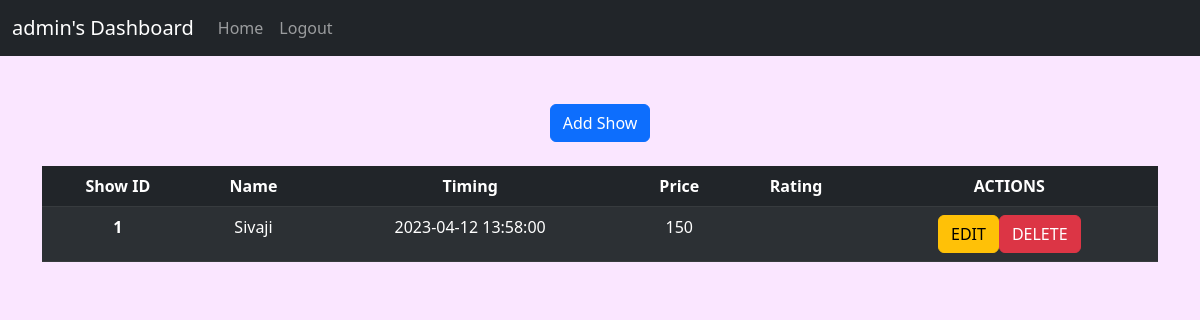
Page /manage_shows (signed in) on the earlier database version.
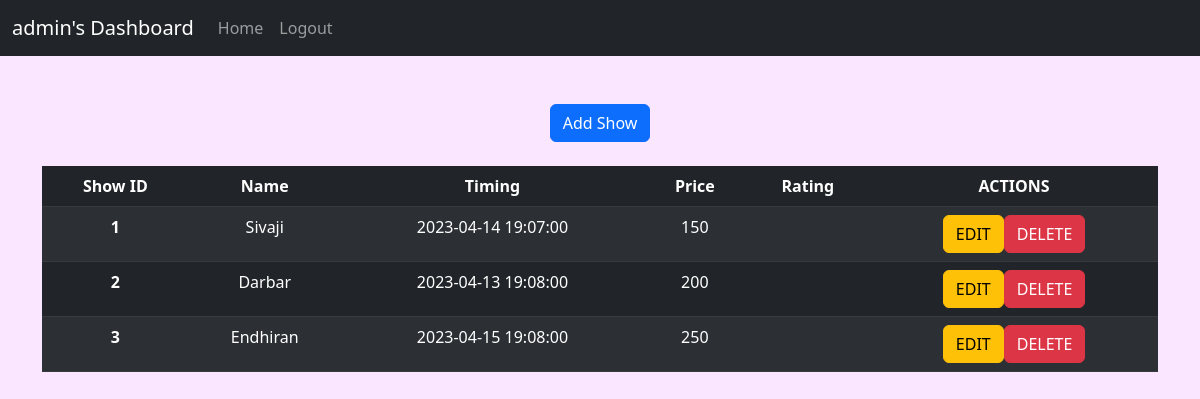
Same page on the later database version.
### app/models.py (models this page shows, shortened)
class User(UserMixin,db.Model):
    id = db.Column(db.Integer, primary_key = True)
    username = db.Column(db.String(32), unique = True, nullable = False)
    password_hash = db.Column(db.String(128) , nullable = False)
    bookings = db.relationship('Booking', backref = 'user', lazy = 'dynamic')

class Show(db.Model):
    id = db.Column(db.Integer, primary_key = True)
    name = db.Column(db.String(32), index = True, nullable = False)
    caption = db.Column(db.String(128))
    timing = db.Column(db.DateTime, index = True, nullable = False)
    price = db.Column(db.Integer, index = True, nullable = False)
    pic = db.Column(db.LargeBinary)
    tags = db.relationship('Tag', backref = 'show', lazy = 'dynamic', cascade = 'all, delete')
    bookings = db.relationship('Booking', backref = 'show', lazy = 'dynamic', cascade = 'all, delete')
    __table_args__ = (UniqueConstraint('name', 'timing', name='u_venue_name_loc'),)

### app/routes.py (the view)
    def wrapper_func(*args, **kwargs):
        if current_user.username != "admin":
            flash("Access denied. No admin privileges for {}".format(current_user.username))
            return redirect(url_for('index'))
        else:
            return my_route(*args, **kwargs)

### app/models.py (called while the page is built)
@login.user_loader
def load_user(id):
    return User.query.get(int(id))

### app/routes.py (called while the page is built)
def check_admin_decor(my_route):
    def wrapper_func(*args, **kwargs):
        if current_user.username != "admin":
            flash("Access denied. No admin privileges for {}".format(current_user.username))
            return redirect(url_for('index'))
        else:
            return my_route(*args, **kwargs)
    wrapper_func.__name__ = my_route.__name__
    return wrapper_func

@app.route('/manage_shows')
@login_required
@check_admin_decor
def manage_shows():
    return render_template('manage_shows.html', title = 'Manage Shows', shows = Show.query.all())

### app/templates/manage_shows.html (shortened to what this page needs)
{% extends "base.html" %}
{% block content %}
<div class = "container">
    <div class="d-flex justify-content-center mb-4">
        <a href="{{url_for('create_show')}}">
            <button type="button" class="btn btn-primary">Add Show</button>
        </a>
    </div>
    <table class="table table-dark table-striped">
        <thead>
          <tr>
            <th scope="col">Show ID</th>
            <th scope="col">Name</th>
            <th scope="col">Timing</th>
            <th scope="col">Price</th>
            <th scope="col">Rating</th>
            <th scope="col">ACTIONS</th>
          </tr>
        </thead>
        <tbody>
        {% for show in shows %}
            <tr>
            <th scope="row">{{show.id}}</th>
            <td>{{show.name}}</td>
            <td>{{show.timing}}</td>
            <td>{{show.price}}</td>
            <td>{{show.rating}}</td>
            <td>
                <div class="btn-group" role="group" aria-label="Show Actions">
                    <a href="{{ url_for( 'edit_show',show_id = show.id ) }}">
                        <button type="button" class="btn btn-warning">EDIT</button>
                    </a>
                    <a href="{{ url_for( 'delete_show',show_id = show.id ) }}">
                        <button type="button" class="btn btn-danger">DELETE</button>
                    </a>
                  </div>
            </td>
            </tr>
        {% endfor %}
        </tbody>
      </table>
</div>
{% endblock %}

### app/templates/base.html (shortened to what this page needs)
<!doctype html>
<html lang="en">
    <head>
        <link href="https://cdn.jsdelivr.net/npm/bootstrap@5.3.0-alpha1/dist/css/bootstrap.min.css" rel="stylesheet">
    </head>
  <body  style="background-color: #fae6ff;">
    <nav class="navbar navbar-expand-lg bg-dark mb-5" data-bs-theme="dark" >
      <div class="container-fluid ">
        <a class="navbar-brand" href="#">{% if current_user.is_authenticated %}{{ current_user.username }}'s Dashboard{% else %}{{title}}{% endif %}</a>
        <div class="collapse navbar-collapse ">
          <div class="navbar-nav">
            <a class="nav-link "  href="{{ url_for('index') }}">Home</a>
            {% if current_user.is_anonymous %}
              <a class="nav-link" href="{{ url_for('login') }}">Login</a>
            {% else %}
              <a class="nav-link" href="{{ url_for('logout') }}">Logout</a>
            {% endif %}
          </div>
        </div>
      </div>
    </nav>
        {% block content %}{% endblock %}
  </body>
</html>

### app/templates/manage_shows.html (style rules this page uses)
th, td { text-align: center;; }

Differences in the rows shown:
changed Show "Sivaji": timing "2023-04-12 13:58:00" → "2023-04-14 19:07:00"
added Show: id "2", name "Darbar", timing "2023-04-13 19:08:00", price "200"
added Show: id "3", name "Endhiran", timing "2023-04-15 19:08:00", price "250"
